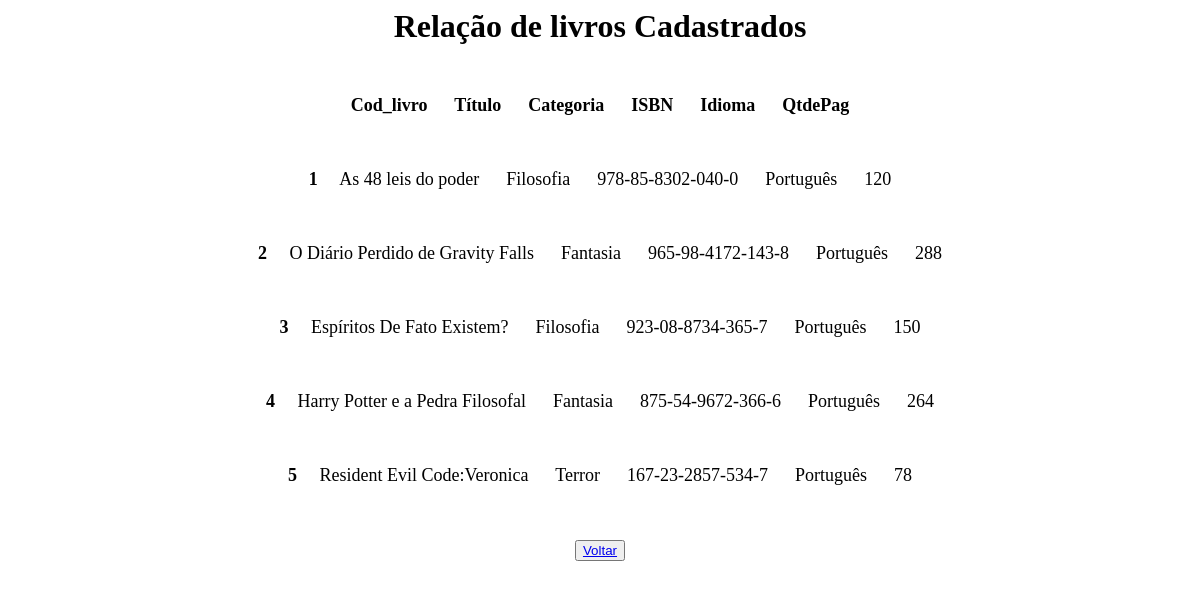
Page /Bruno/AcessoBd/BD_Autoria/php/listar_livro.php on the earlier database version.
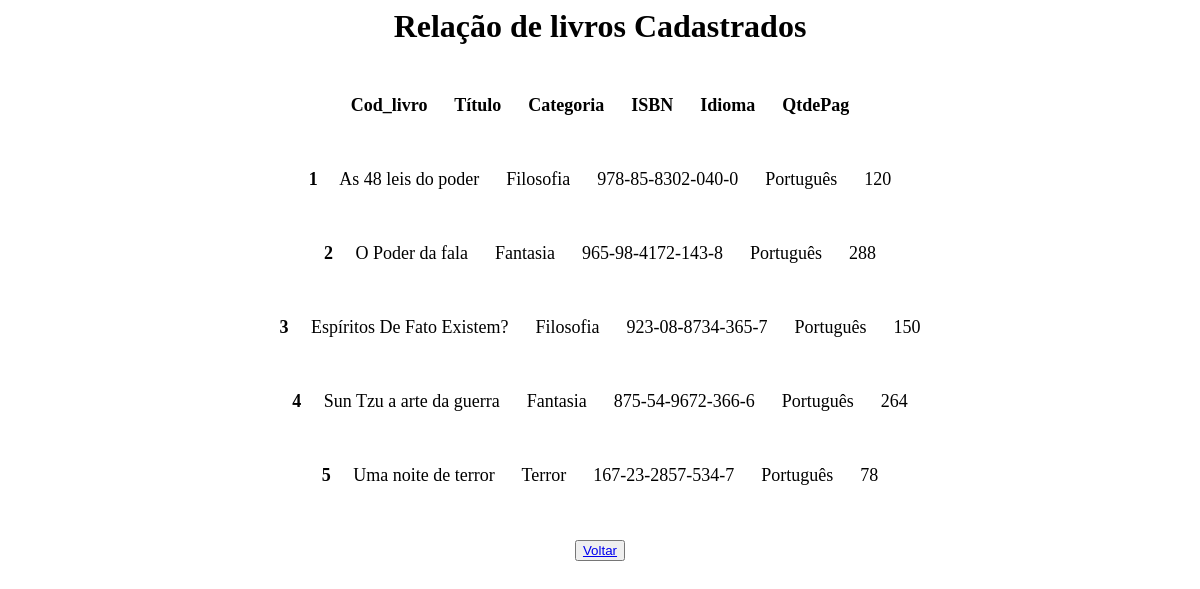
Same page on the later database version.
### tables this page shows
CREATE TABLE `livro` (
  `Cod_livro` int(11) NOT NULL,
  `Titulo` varchar(40) NOT NULL,
  `Categoria` varchar(30) NOT NULL,
  `ISBN` varchar(17) NOT NULL,
  `Idioma` varchar(30) NOT NULL,
  `QtdePag` int(4) NOT NULL
);

### Bruno/AcessoBd/BD_Autoria/php/Livro.php (called while the page is built, shortened)
<?php
class Livro
{
   function listar()
   {
       try
       {
           $this-> conn = new Conectar();
           $sql = $this->conn->query("select * from livro order by Cod_livro");
           $sql->execute();
           return $sql->fetchAll();
       }
       catch(PDOException $exc)
       {
        echo "Erro ao executar consulta. " . $exc->getMessage();
       }
   }
}
?>

### Bruno/AcessoBd/BD_Autoria/php/listar_livro.php (the view, shortened to what this page needs)
<!DOCTYPE html>
<html lang="pt-br">
<head>
</head>
<body>
<center><font face = "Century Gothic" size = "6"><b>Relação de livros Cadastrados</b><br><br><font size = "4">
<?php
include_once 'Livro.php';
$l = new Livro();
$liv_bd=$l->listar();
?>
<b> Cod_livro &nbsp;&nbsp;&nbsp;&nbsp; Título &nbsp;&nbsp;&nbsp;&nbsp; Categoria &nbsp;&nbsp;&nbsp;&nbsp; ISBN &nbsp;&nbsp;&nbsp;&nbsp; Idioma &nbsp;&nbsp;&nbsp;&nbsp; QtdePag</b>
<?php
foreach($liv_bd as $liv_mostrar)
{
     ?>
     <br><br>
     <b> <?php echo $liv_mostrar[0]; ?></b>&nbsp;&nbsp;&nbsp;&nbsp;
         <?php echo $liv_mostrar[1]; ?>    &nbsp;&nbsp;&nbsp;&nbsp;
         <?php echo $liv_mostrar[2]; ?>    &nbsp;&nbsp;&nbsp;&nbsp;
         <?php echo $liv_mostrar[3]; ?>    &nbsp;&nbsp;&nbsp;&nbsp;
         <?php echo $liv_mostrar[4]; ?>    &nbsp;&nbsp;&nbsp;&nbsp;
         <?php echo $liv_mostrar[5]; ?>
     <?php
}
    echo "<br><br><button><a href = '../menu.html'> Voltar </a></button>";?>
    </body>
</html>

Differences in the rows shown:
changed livro id 2: Titulo "O Diário Perdido de Gravity Falls" → "O Poder da fala"
changed livro id 4: Titulo "Harry Potter e a Pedra Filosofal" → "Sun Tzu a arte da guerra"
changed livro "Terror": Titulo "Resident Evil Code:Veronica" → "Uma noite de terror"
